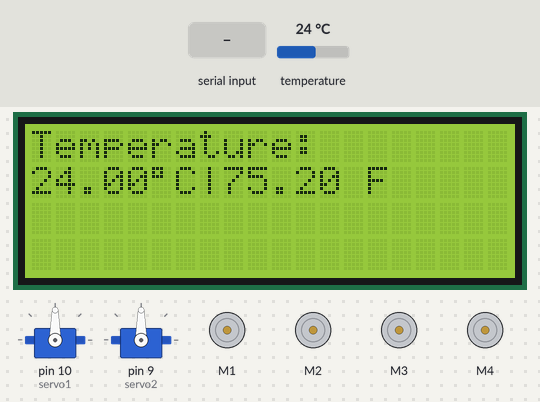
A sketch run on a simulated Arduino Mega 2560, built with avr-gcc and run on an emulated ATmega2560. Shown: 2 × servo, 20×4 character LCD, 4 × DC motor (green arrow = forward, orange = backward, longer = faster). Inputs (shaded band) come from the test bench; at power-on: temperature 24 °C. What the sketch prints to the serial monitor is not drawn.

Above: at 5.8 s.
5.9 s: "left:1\n" received over the second serial link
7.7 s: temperature set to 12 °C
At 8.3 s:
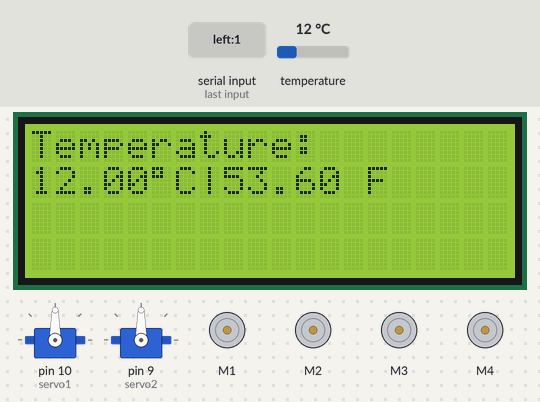
9.3 s: temperature set to 19 °C
At 10.2 s:
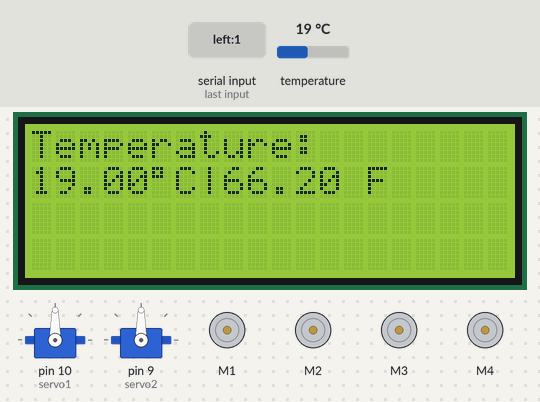
10.9 s: temperature set to 28 °C
At 12.1 s:
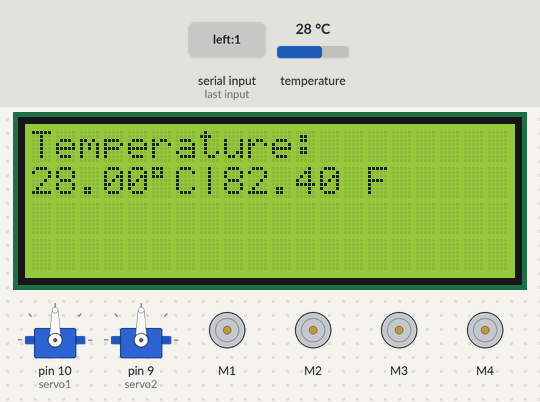
Timing chart, 0 to 13.5 s (numbered marks = the images above; inputs shaded):
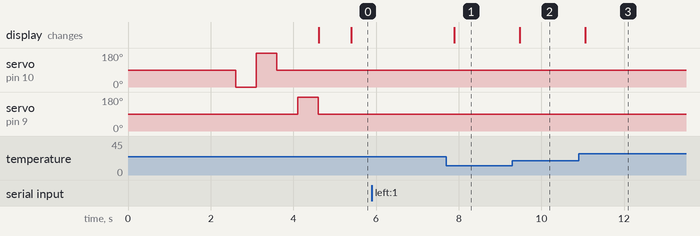

Measured:
- after the input at 7.7 s, the display: changes after 0.19 s (image 1)
- after the input at 9.3 s, the display: changes after 0.18 s (image 2)
- after the input at 10.9 s, the display: changes after 0.16 s (image 3)

The sketch:

sagipmoko_rev3.ino
```cpp
//Arduino Bluetooth Controlled Car//
//Before uploading the code you have to install the necessary library//
//AFMotor Library https://learn.adafruit.com/adafruit-motor-shield/library-install //

#include <AFMotor.h>
#include <Servo.h>
#include <OneWire.h>
#include <DallasTemperature.h>
#include <Wire.h>
#include <LiquidCrystal_I2C.h>

LiquidCrystal_I2C lcd(0x27, 20, 4); //The LCD address and size. You can change according you yours

// Data wire is plugged into pin 38 on the Arduino
#define ONE_WIRE_BUS 38 //pin for sensor

// Setup a oneWire instance to communicate with any OneWire devices (not just Maxim/Dallas temperature ICs)
OneWire oneWire(ONE_WIRE_BUS);

// Pass our oneWire reference to Dallas Temperature.
DallasTemperature sensors(&oneWire);

// Declare four motors to control the four wheels.
AF_DCMotor motor1(1);
AF_DCMotor motor2(2);
AF_DCMotor motor3(3);
AF_DCMotor motor4(4);

//Camera controls servo's
int posx = 90;
int posy = 90;
int leftmot = 0;
int rightmot = 0;
int sx = 0;
int sy = 0;
//Servo motor pointer.
Servo servo1, servo2;

void setup() {
  Serial1.begin(115200); //Set the baud rate to your Bluetooth module.
  Serial.begin(9600);
  Serial1.setTimeout(100);
  //Attach servo's to the designated pins.
  servo1.attach(10);
  servo2.attach(9);
// start serial port
  Serial.begin(9600);
  Serial.println("Dallas Temperature IC Control Library Demo");

  // Start up the library
  sensors.begin();
  lcd.init();
  // Print a message to the LCD.
  lcd.backlight();
  lcd.setCursor(0, 0);
  lcd.print("SAGIPMOKO");
  lcd.setCursor(0, 1);
  lcd.print("   by KCNHS   ");
  delay(2000);
  cameraControl(0, 0);
  delay(500);
  cameraControl(-90, 0);
  delay(500);
  cameraControl(180, 0);
  delay(500);
  cameraControl(-90, 0);
  delay(500);
  cameraControl(0, 90);
  delay(500);
  cameraControl(0, -90);
  lcd.clear();
}

void setValue(String identifier, int value) {
  if(identifier == "left") leftmot = value;
  else if(identifier == "right") rightmot = value;
  else if(identifier == "pan") sx = value;
  else if(identifier == "tilt") sy = value;
}

void loop() {
  temperature();
  String command; // 8 bit character sent by the bluetooth to communicate with the board.
  if(Serial1.available() > 0) {
    command = Serial1.readString(); //Takes the command value sent by the bluetooth device.
    //Serial.println(command);
    //Read the bluetooth command and decide motor actions
    bool goon = true;
    while(goon) {
      int index = command.indexOf(':');
      if(index > 0) {
        String com = command.substring(0, index);
        int indx = com.indexOf('=');
        String ct = com.substring(0, indx);
        int val = com.substring(indx + 1, com.length()).toInt();
        setValue(ct, val);
        command = command.substring(index + 1, command.length());
      }
      else if(command.length() > 0) {
        int indx = command.indexOf('=');
        String ct = command.substring(0, indx);
        int val = command.substring(indx + 1, command.length()).toInt();
        setValue(ct, val);
        command = "";
      }
      else {
        goon = false;
      }
    }
    Serial.print("Motor:(");
    Serial.print(leftmot);
    Serial.print(", ");
    Serial.print(rightmot);
    Serial.println(")");
    runMotor(leftmot, leftmot, rightmot, rightmot);
    cameraControl(sx, sy);
    Serial.print("Servo Motion(");
    Serial.print(posx);
    Serial.print(", ");
    Serial.print(posy);
    Serial.println(")");
    sx = sy = 0;
  }
}

// Function for controlling the motors individually.
void runMotor(int mot1, int mot2, int mot3, int mot4) {
  if(mot1 < 0) { //FRONT-LEFT MOTOR
    mot1 *= -1;
    motor1.setSpeed(mot1);
    motor1.run(BACKWARD);
  }
  else if(mot1 == 0) {
    motor1.setSpeed(mot1);
    motor1.run(RELEASE);
  }
  else {
    motor1.setSpeed(mot1);
    motor1.run(FORWARD);
  }
  if(mot2 < 0) { // REAR-LEFT MOTOR
    mot2 *= -1;
    motor2.setSpeed(mot2);
    motor2.run(BACKWARD);
  }
  else if(mot2 == 0) {
    motor2.setSpeed(mot2);
    motor2.run(RELEASE);
  }
  else {
    motor2.setSpeed(mot2);
    motor2.run(FORWARD);
  }
  if(mot3 < 0) { //FRONT-RIGHT MOTOR
    mot3 *= -1;
    motor3.setSpeed(mot3);
    motor3.run(BACKWARD);
  }
  else if(mot3 == 0) {
    motor3.setSpeed(mot3);
    motor3.run(RELEASE);
  }
  else {
    motor3.setSpeed(mot3);
    motor3.run(FORWARD);
  }
  if(mot4 < 0) { //REAR-RIGHT MOTOR
    mot4 *= -1;
    motor4.setSpeed(mot4);
    motor4.run(BACKWARD);
  }
  else if(mot4 == 0) {
    motor4.setSpeed(mot4);
    motor4.run(RELEASE);
  }
  else {
    motor4.setSpeed(mot4);
    motor4.run(FORWARD);
  }
}

void cameraControl(int rotx, int roty) {
  posx += rotx;
  posy += roty;
  if(posx < 0) posx = 0;
  if(posx > 180) posx = 180;
  if(posy < 0) posy = 0;
  if(posy > 180) posy = 180;
  servo1.write(posx);
  servo2.write(posy);
  Serial.print("(");
  Serial.print(posx);
  Serial.print(", ");
  Serial.print(posy);
  Serial.println(") ");
}
void temperature()
{
  // call sensors.requestTemperatures() to issue a global temperature
  // request to all devices on the bus
  Serial.print("Requesting temperatures...");
  sensors.requestTemperatures(); // Send the command to get temperatures
  Serial.println("DONE");
  // After we got the temperatures, we can print them here.
  // We use the function ByIndex, and as an example get the temperature from the first sensor only.
  float tempC = sensors.getTempCByIndex(0);

  // Check if reading was successful
  if (tempC != DEVICE_DISCONNECTED_C)
  {
    Serial.print("Temperature for the device 1 (index 0) is: ");
    Serial1.print("Temperature:");
    Serial1.println(tempC);
    Serial.println(tempC);
    lcd.setCursor(0, 0);
    lcd.print("Temperature:");
    lcd.setCursor(0, 1);
    lcd.print(tempC);
    lcd.print((char)223);
    lcd.print("C");
    lcd.print("|");
    lcd.print(DallasTemperature::toFahrenheit(tempC));
    lcd.print(" F");
  }
  else
  {
    Serial.println("Error: Could not read temperature data");
  }
}
```
